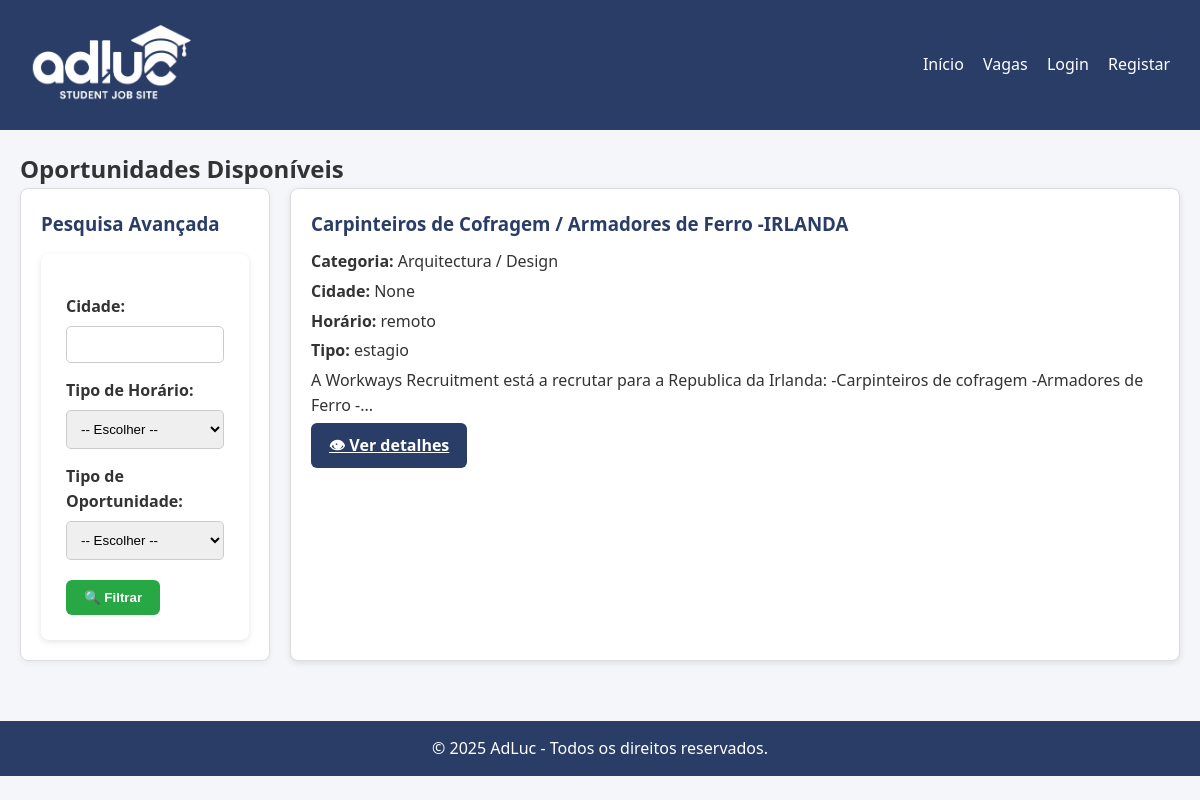
The page /vagas on the database its author committed.
### modelos/modelos.py (models this page shows)
class Vaga(db.Model):
    __tablename__ = "vagas"
    id = db.Column(db.Integer, primary_key=True)
    titulo = db.Column(db.String(200), nullable=False)
    categoria = db.Column(db.String(200), nullable=False)
    descricao = db.Column(db.Text, nullable=False)
    cidade = db.Column(db.String(100))
    horario = db.Column(db.String(50))       # Full-time, Part-time, Remoto
    tipo = db.Column(db.String(50))          # Emprego, Estágio, Bolsa
    externa = db.Column(db.Boolean, default=False)
    link_externo = db.Column(db.String(300))
    empresa_id = db.Column(db.Integer, db.ForeignKey("utilizadores.id"), nullable=True)
    empresa = db.relationship("Utilizador", backref="vagas", lazy=True)
    candidaturas = db.relationship("Candidatura", backref="vaga", cascade="all, delete-orphan")

### app.py (the view)
@app.route("/vagas")
def pagina_vagas():
    vagas = Vaga.query.all()
    return render_template("vagas.html", vagas=vagas)

### templates/vagas.html (shortened to what this page needs)
{% extends "base.html" %}
{% block conteudo %}
<h2>Oportunidades Disponíveis</h2>
<div class="layout-vagas">
    <aside class="filtros" id="sidebar-filtros">
        <h3>Pesquisa Avançada</h3>
        <form method="GET" action="/vagas">
            <label for="cidade">Cidade:</label>
            <input type="text" id="cidade" name="cidade">
            <label for="horario">Tipo de Horário:</label>
            <select id="horario" name="horario">
                <option value="">-- Escolher --</option>
            </select>
            <label for="tipo">Tipo de Oportunidade:</label>
            <select id="tipo" name="tipo">
                <option value="">-- Escolher --</option>
            </select>
            <button type="submit" class="btn btn-sucesso">🔍 Filtrar</button>
        </form>
    </aside>
    <section class="vagas-lista">
        {% for vaga in vagas %}
            <div class="card vaga-card">
                <h3>{{ vaga.titulo }}</h3>
                <p><b>Categoria:</b> {{ vaga.categoria }}</p>
                <p><b>Cidade:</b> {{ vaga.cidade }}</p>
                <p><b>Horário:</b> {{ vaga.horario }}</p>
                <p><b>Tipo:</b> {{ vaga.tipo }}</p>
                <p>{{ vaga.descricao[:120] }}...</p>
                <a href="{{ url_for('detalhes_vaga', vaga_id=vaga.id) }}" class="btn btn-primario">👁 Ver detalhes</a>
            </div>
        {% else %}
            <p>Nenhuma vaga disponível no momento.</p>
        {% endfor %}
    </section>
</div>
{% endblock %}

### templates/base.html (shortened to what this page needs)
<!DOCTYPE html>
<html lang="pt">
<head>
    <link rel="stylesheet" href="{{ url_for('static', filename='css/style.css') }}">
</head>
<body>
    <header>
        <div class="logo">
            <img src="{{ url_for('static', filename='imagens/adluc_.png') }}" alt="Logo AdLuc" height="100">
        </div>
        <nav>
            <a href="{{ url_for('pagina_inicial') }}">Início</a>
            <a href="{{ url_for('pagina_vagas') }}">Vagas</a>
            {% if not session.get("utilizador_id") %}
                <a href="{{ url_for('pagina_login') }}">Login</a>
                <a href="{{ url_for('pagina_registo') }}">Registar</a>
            {% endif %}
        </nav>
    </header>
    <main>
        {% block conteudo %}{% endblock %}
    </main>
    <footer>
        <p>&copy; 2025 AdLuc - Todos os direitos reservados.</p>
    </footer>
</body>
</html>

### static/css/style.css (style rules this page uses)
:root { --cor-primaria: #2a3d66; --cor-secundaria: #1b2947; --cor-sucesso: #28a745; --cor-erro: #dc3545; --cor-bg: #f4f6f9; --cor-branca: #ffffff; }
* { margin: 0; padding: 0; box-sizing: border-box; }
body { font-family: 'Segoe UI', Tahoma, Geneva, Verdana, sans-serif; background-color: var(--cor-bg); color: #333; line-height: 1.6; }
header { background-color: var(--cor-primaria); color: var(--cor-branca); padding: 15px 30px; display: flex; align-items: center; justify-content: space-between; }
header .logo { display: flex; align-items: center; gap: 10px; }
nav a { color: var(--cor-branca); text-decoration: none; margin-left: 15px; font-weight: 500; transition: color 0.2s; }
main { padding: 20px; max-width: 1200px; margin: auto; }
footer { background-color: var(--cor-primaria); color: var(--cor-branca); text-align: center; padding: 15px; margin-top: 40px; }
button, .btn { display: inline-block; padding: 10px 18px; border-radius: 6px; border: none; font-weight: bold; cursor: pointer; transition: all 0.2s ease-in-out; }
.btn-primario { background: var(--cor-primaria); color: var(--cor-branca); }
.btn-sucesso { background: var(--cor-sucesso); color: var(--cor-branca); }
.card { background: var(--cor-branca); border: 1px solid #ddd; border-radius: 8px; padding: 20px; box-shadow: 0 2px 6px rgba(0,0,0,0.1); transition: transform 0.2s; }
form { background: var(--cor-branca); padding: 25px; border-radius: 8px; max-width: 600px; margin: auto; box-shadow: 0 2px 6px rgba(0,0,0,0.1); }
form label { font-weight: 600; margin-top: 15px; display: block; }
form input, form select, form textarea { width: 100%; padding: 10px; margin-top: 6px; border-radius: 5px; border: 1px solid #ccc; }
form button { margin-top: 20px; }
.vagas-lista { display: grid; grid-template-columns: repeat(auto-fit, minmax(280px, 1fr)); gap: 20px; }
.vaga-card h3 { color: var(--cor-primaria); margin-bottom: 10px; }
.vaga-card p { margin: 4px 0; }
.layout-vagas { display: flex; gap: 20px; }
.filtros { background: var(--cor-branca); padding: 20px; border-radius: 8px; border: 1px solid #ddd; width: 250px; flex-shrink: 0; box-shadow: 0 2px 6px rgba(0,0,0,0.05); }
.filtros h3 { margin-bottom: 15px; color: var(--cor-primaria); }

### rows shown on the page
Vaga: titulo "Carpinteiros de Cofragem / Armadores de Ferro -IRLANDA", categoria "Arquitectura / Design", cidade "None", horario "remoto", tipo "estagio", descricao "A Workways Recruitment está a recrutar para a Republica da Irlanda: -Carpinteiros de cofragem -Armadores de Ferro -"
